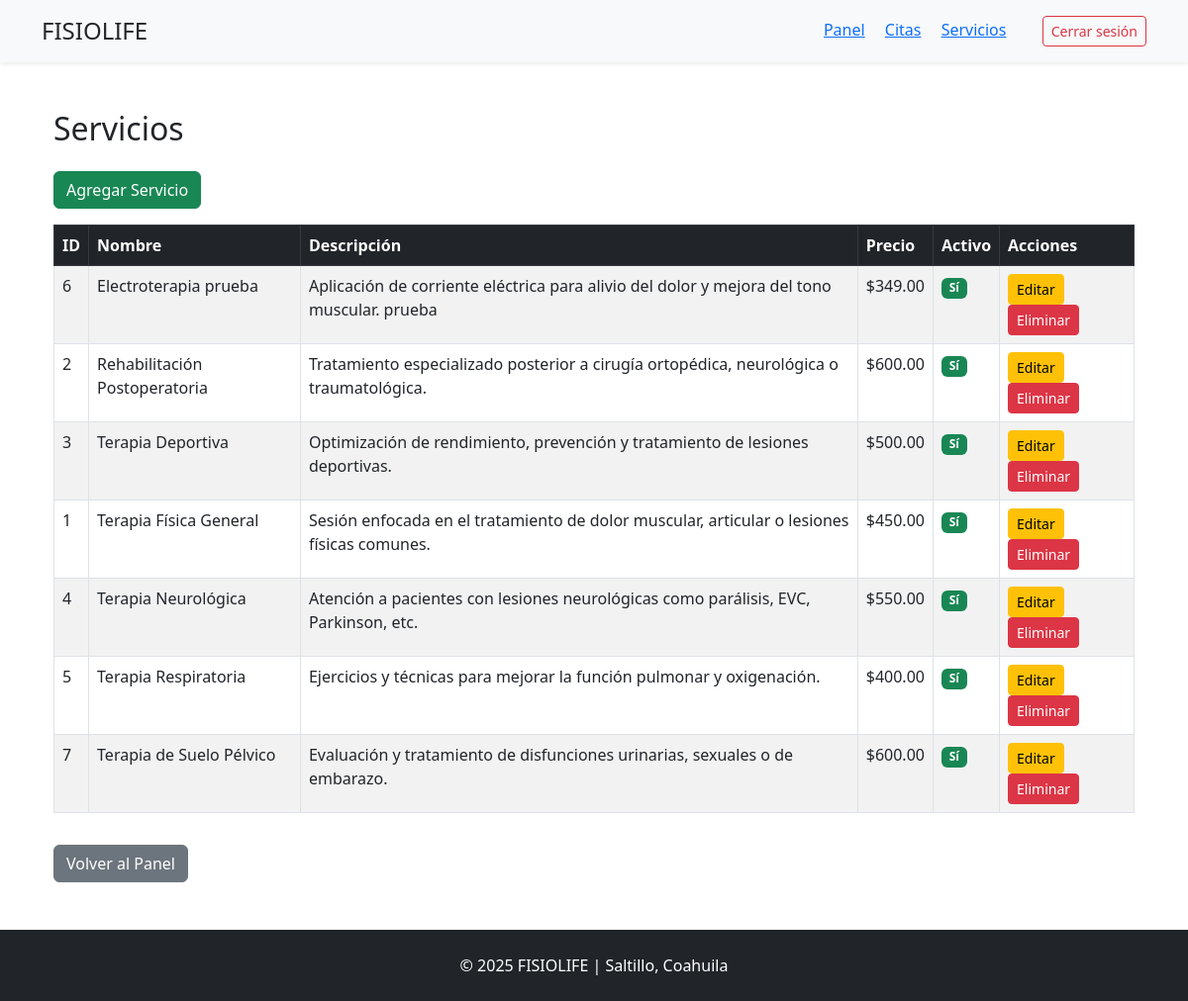
The page /admin/servicios (signed in) on the database its author committed.
### app/models.py (models this page shows)
class Servicio(db.Model):
    __tablename__ = 'servicios'
    id = db.Column(db.Integer, primary_key=True)
    nombre = db.Column(db.String(100), nullable=False)
    descripcion = db.Column(db.Text)
    precio = db.Column(db.Numeric(10, 2), nullable=False)
    activo = db.Column(db.Boolean, default=True)
    citas = db.relationship('Cita', backref='servicio', lazy=True)

### app/routes.py (the view)
@app.route("/admin/servicios")
def admin_servicios():
    if "usuario_id" not in session:
        return redirect(url_for("login"))
    servicios = Servicio.query.order_by(Servicio.nombre).all()
    return render_template("admin/servicios.html", servicios=servicios)

### app/templates/admin/servicios.html (shortened to what this page needs)
{% extends "base.html" %}
{% block content %}
<div class="container mt-5">
    <h2 class="mb-4">Servicios</h2>
    <a href="{{ url_for('agregar_servicio') }}" class="btn btn-success mb-3">Agregar Servicio</a>
    {% if servicios %}
    <table class="table table-bordered table-striped">
        <thead class="table-dark">
            <tr>
                <th>ID</th>
                <th>Nombre</th>
                <th>Descripción</th>
                <th>Precio</th>
                <th>Activo</th>
                <th>Acciones</th>
            </tr>
        </thead>
        <tbody>
            {% for servicio in servicios %}
            <tr>
                <td>{{ servicio.id }}</td>
                <td>{{ servicio.nombre }}</td>
                <td>{{ servicio.descripcion }}</td>
                <td>${{ servicio.precio }}</td>
                <td>
                    {% if servicio.activo %}
                        <span class="badge bg-success">Sí</span>
                    {% else %}
                        <span class="badge bg-secondary">No</span>
                    {% endif %}
                </td>
                <td>
                    <a href="{{ url_for('editar_servicio', id=servicio.id) }}" class="btn btn-sm btn-warning">Editar</a>
                    <a href="{{ url_for('eliminar_servicio', id=servicio.id) }}" class="btn btn-sm btn-danger" onclick="return confirm('¿Eliminar este servicio?')">Eliminar</a>
                </td>
            </tr>
            {% endfor %}
        </tbody>
    </table>
    {% else %}
        <p>No hay servicios registrados aún.</p>
    {% endif %}
    <a href="{{ url_for('admin_dashboard') }}" class="btn btn-secondary mt-3">Volver al Panel</a>
</div>
{% endblock %}

### app/templates/base.html (shortened to what this page needs)
<!DOCTYPE html>
<html lang="es">
<head>
    <link rel="stylesheet" href="{{ url_for('static', filename='css/estilos.css') }}">
    <link rel="stylesheet" href="https://cdn.jsdelivr.net/npm/bootstrap@5.3.0/dist/css/bootstrap.min.css">
</head>
<body>
<header class="bg-light py-3 shadow-sm">
    <div class="container d-flex justify-content-between align-items-center">
        <h1 class="h4 mb-0">FISIOLIFE</h1>
        <nav>
            {% if session.usuario_id %}
                <a href="{{ url_for('admin_dashboard') }}" class="me-3">Panel</a>
                <a href="{{ url_for('admin_citas') }}" class="me-3">Citas</a>
                <a href="{{ url_for('admin_servicios') }}" class="me-3">Servicios</a>
                <a href="{{ url_for('logout') }}" class="btn btn-sm btn-outline-danger ms-3">Cerrar sesión</a>
            {% endif %}
        </nav>
    </div>
</header>
<main class="container mt-4">
    {% block content %}{% endblock %}
</main>
<footer class="bg-dark text-white text-center py-4 mt-5">
    <p class="mb-0">© 2025 FISIOLIFE | Saltillo, Coahuila</p>
</footer>
</body>
</html>

### app/static/css/estilos.css (style rules this page uses)
body { font-family: 'Segoe UI', sans-serif; background-color: #f9f9f9; }

### rows shown on the page
Servicio: id "6", nombre "Electroterapia prueba", descripcion "Aplicación de corriente eléctrica para alivio del dolor y mejora del tono muscular. prueba", precio "349.00", activo "Sí"
Servicio: id "2", nombre "Rehabilitación Postoperatoria", descripcion "Tratamiento especializado posterior a cirugía ortopédica, neurológica o traumatológica.", precio "600.00", activo "Sí"
Servicio: id "3", nombre "Terapia Deportiva", descripcion "Optimización de rendimiento, prevención y tratamiento de lesiones deportivas.", precio "500.00", activo "Sí"
Servicio: id "1", nombre "Terapia Física General", descripcion "Sesión enfocada en el tratamiento de dolor muscular, articular o lesiones físicas comunes.", precio "450.00", activo "Sí"
Servicio: id "4", nombre "Terapia Neurológica", descripcion "Atención a pacientes con lesiones neurológicas como parálisis, EVC, Parkinson, etc.", precio "550.00", activo "Sí"
Servicio: id "5", nombre "Terapia Respiratoria", descripcion "Ejercicios y técnicas para mejorar la función pulmonar y oxigenación.", precio "400.00", activo "Sí"
Servicio: id "7", nombre "Terapia de Suelo Pélvico", descripcion "Evaluación y tratamiento de disfunciones urinarias, sexuales o de embarazo.", precio "600.00", activo "Sí"
